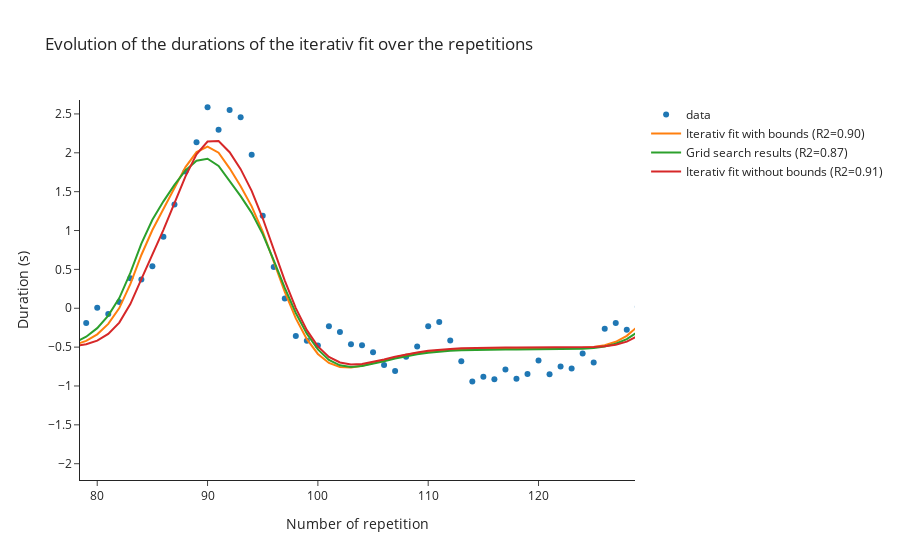

Notebook source saved alongside this figure:
### Markdown cell above
# Figure 4

### Code cell
max_r2 = np.argmax(gauss_fit_mat_repeat[:,-1,-1])
num_vert = max_r2

fig4 = go.Figure()
# plot data time series
fig4.add_trace(go.Scatter(y=data_fsnative[:,num_vert],
                         name='data', 
                         mode='markers'))

# plot last iterativ repeat prediction
fig4.add_trace(go.Scatter(y=gauss_pred_mat_repeat[num_vert,:,-1],
                         name='Iterativ fit with bounds (R2={:1.2f})'.format(gauss_fit_mat_repeat[num_vert,-1,n_repeat])))

# plot grid prediction
fig4.add_trace(go.Scatter(y=gauss_pred_mat_repeat[num_vert,:,grid_place],
                         name='Grid search results (R2={:1.2f})'.format(gauss_fit_mat_repeat[num_vert,-1,grid_place])))

# plot Iterativ no bounds prediction
fig4.add_trace(go.Scatter(y=gauss_pred_mat_repeat[num_vert,:,no_bd],
                         name='Iterativ fit without bounds (R2={:1.2f})'.format(gauss_fit_mat_repeat[num_vert,-1,no_bd])))


fig4.update_layout(template='simple_white',
                  title = 'Evolution of the durations of the iterativ fit over the repetitions',
                  xaxis_title = 'Number of repetition',
                  yaxis_title = 'Duration (s)')
fig4.update_xaxes(range=[0,data_fsnative.shape[0]])
fig4.update_yaxes(range=[-4,4])

fig4.show()

### Figure 1 — Plotly figure (JSON) as saved in the notebook; plotly's stock layout.template omitted (floating-point values rounded to 4 significant figures; data arrays with more than 128 entries replaced by an {"elided": "..."} marker saying what was removed)
{"data": [{"mode": "markers", "name": "data", "type": "scatter", "y": {"elided": "208 float values"}}, {"name": "Iterativ fit with bounds (R2=0.90)", "type": "scatter", "y": {"elided": "208 float values"}}, {"name": "Grid search results (R2=0.87)", "type": "scatter", "y": {"elided": "208 float values"}}, {"name": "Iterativ fit without bounds (R2=0.91)", "type": "scatter", "y": {"elided": "208 float values"}}], "layout": {"autosize": true, "dragmode": "zoom", "title": {"text": "Evolution of the durations of the iterativ fit over the repetitions"}, "xaxis": {"autorange": false, "range": [78.44, 128.7], "title": {"text": "Number of repetition"}}, "yaxis": {"autorange": false, "range": [-2.21, 2.679], "title": {"text": "Duration (s)"}, "type": "linear"}}}
